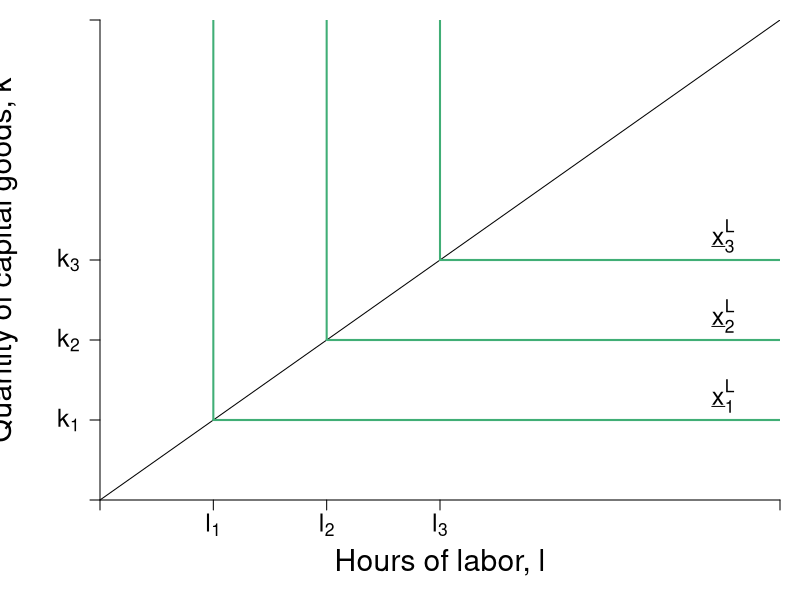

Recreate this plot in R.

pdf(file = "specprodexch/leontief_comparison.pdf", width = 7, height = 7)

#Set parameters for graphics
pointsize <- 1.8
axislabelsize <- 1.8
labelsize <- 1.5
namesize <- 1.8
annotatesize <- 1.5
graphlinewidth <- 2
segmentlinewidth <- 1.5


COL <- c("#7fc97f", "#beaed4", "#fdc086", "#ffff99", "#386cb0", "#f0027f", "#bf5b17", "#666666")
COLA <- c("#e0f3db", "#99d8c9","#66c2a4","#41ae76", "#238b45", "#005824")
COLB <- c("#c6dbef", "#4eb3d3", "#2b8cbe", "#0868ac","#084081")

par(mar =  c(5, 5, 1, 1))

xlims <- c(0, 12)
ylims <- c(0, 12)

npts <- 501 


plot(0, 0, xlim = xlims, ylim = ylims, type = "n",
     xlab = expression(paste("")),
     ylab = expression(paste("")), 
     xaxt = "n", 
     yaxt = "n", 
     cex.lab = axislabelsize, 
     bty = "n",
     xaxs="i", 
     yaxs="i")

ticksy <- c(0, 2, 4, 6, ylims[2])
ylabels <- c(NA, expression(paste(k[1])), expression(paste(k[2])), expression(paste(k[3])), NA)
ticksx <- c(0, 2, 4, 6, xlims[2])
xlabels <- c(NA, expression(paste(l[1])), expression(paste(l[2])), expression(paste(l[3])), NA)

axis(1, at = ticksx, pos = 0, labels = xlabels,cex.axis = labelsize)
axis(2, at = ticksy, pos = 0, labels = ylabels, las = 1, cex.axis = labelsize)

npts <- 500 
xx1 <- seq(xlims[1], xlims[2], length.out = npts)
abline(0,1)

segments(2, 2, xlims[2], 2, lty = 1, col = COLA[4], lwd = graphlinewidth)
segments(2, 2, 2, ylims[2], lty = 1, col = COLA[4],  lwd = graphlinewidth)

segments(4, 4, xlims[2], 4, lty = 1, col = COLA[4], lwd = graphlinewidth)
segments(4, 4, 4, ylims[2], lty = 1, col = COLA[4],  lwd = graphlinewidth)

segments(6, 6, xlims[2], 6, lty = 1, col = COLA[4], lwd = graphlinewidth)
segments(6, 6, 6, ylims[2], lty = 1, col = COLA[4],  lwd = graphlinewidth)


mtext(expression(paste("Hours of labor, ", l)), side=1, line = 3, cex = axislabelsize)
text(-1.7, 0.5*ylims[2], expression(paste("Quantity of capital goods, ", k)), xpd = TRUE, cex = axislabelsize, srt = 90) 

# points(4, 6, pch = 16, col = "black", cex = 1.5)
text(11, 2.6, expression(paste(underline(x)[1]^L)), cex = labelsize)
text(11, 4.6, expression(paste(underline(x)[2]^L)), cex = labelsize)
text(11, 6.6, expression(paste(underline(x)[3]^L)), cex = labelsize)


# text(10, 11, expression(paste("Feasible")), cex = labelsize)
# text(10, 10.5, expression(paste("production")), cex = labelsize)
# text(10, 10, expression(paste("techniques")), cex = labelsize)
# text(2, 4, expression(paste("Infeasible")), cex = labelsize)
# text(2, 3.5, expression(paste("production")), cex = labelsize)
# text(2, 3, expression(paste("techniques")), cex = labelsize)


#Label mrs function
text(18, 2.5, expression(paste(mrs(x,y) == r[max] - bgroup("(",frac(r[max], x[max]),")")*x)), cex = labelsize)

dev.off()
